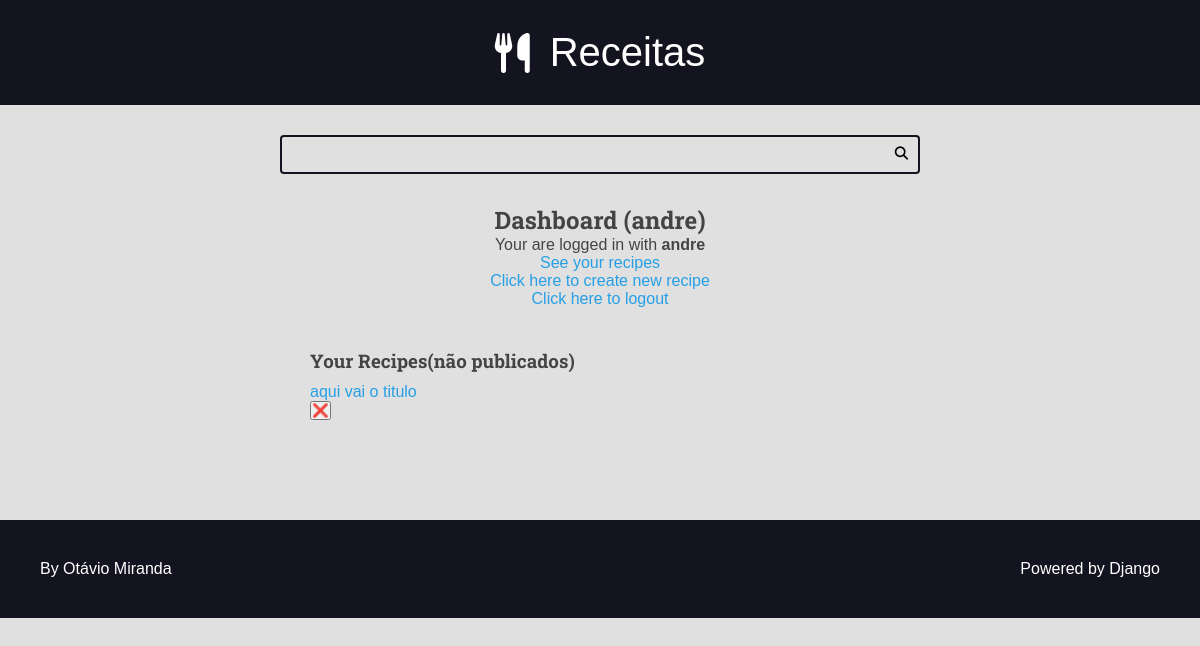
/authors/dashboard/ (signed in), run on an earlier commit of the app's database.
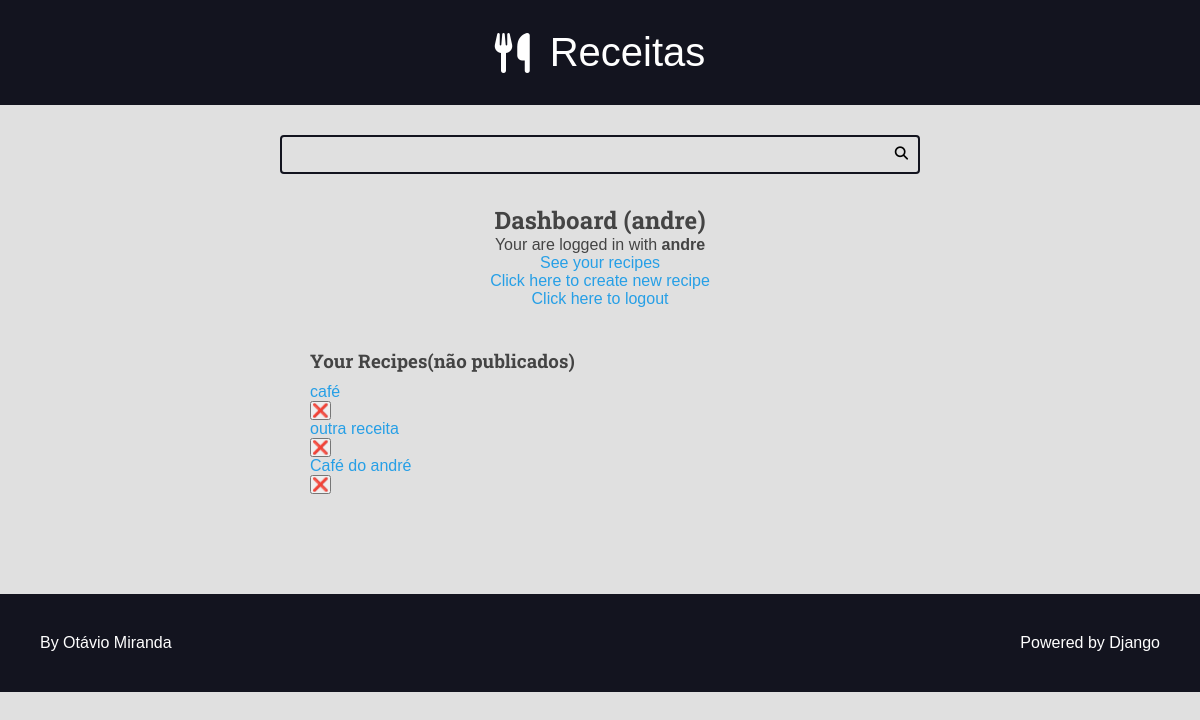
And on a later commit of the database.
### receitas/models.py (models this page shows, shortened)
class Recipe(models.Model):
    choices_preparation = (
        ('Minutos', 'Minutos'),
        ('Horas', 'Horas'),
    )
    choices_servings = (
        ('Porções', 'Porções'),
        ('Pessoas', 'Pessoas'),
        ('Pedaços', 'Pedaços'),
    )
    title = models.CharField(max_length = 32)
    description = models.CharField(max_length=85)
    slug = models.SlugField()
    preparation_time = models.IntegerField()
    preparation_time_unit = models.CharField(max_length=65, choices=choices_preparation)
    servings = models.IntegerField()
    servings_unit = models.CharField(max_length=65, choices=choices_servings)
    preparation_steps = models.TextField()
    preparation_steps_is_html = models.BooleanField(default = False)
    created_at = models.DateTimeField(auto_now_add = True)
    updated_at = models.DateTimeField(auto_now = True)
    is_published = models.BooleanField(default=False)
    cover = models.ImageField(upload_to='receitas/covers/%Y/%m/%d/', blank=True, default='')
    category = models.ForeignKey(Category, on_delete = models.SET_NULL, null = True, blank=True, default=None)
    author = models.ForeignKey(User, on_delete = models.SET_NULL, null = True)

### authors/views/all.py (the view)
# urls.py: path('dashboard/', views.dashboard, name="dashboard"),
@login_required(login_url='authors:login', redirect_field_name='next')
def dashboard(request):
    recipes = Recipe.objects.filter(
        is_published=False,
        author=request.user
        )
    return render(request, 'author/pages/dashboard.html', {'recipes': recipes})

### authors/templates/author/pages/dashboard.html (shortened to what this page needs)
{% extends 'global/base.html'%}
{% block content %}
<div class="main-content container">
    <div class="main-content center container" style="text-align: center;">
        <h2>Dashboard ({{ user }})</h2>
        {% include 'author/partials/login_message.html' %}
      <div class="authors-dashboard-container">
        <h3>Your Recipes(não publicados)</h3>
        <ul>
          {% for recipe in recipes %}
            <li>
              <a href="{% url 'authors:dashboard_recipe_edit' recipe.id %}">{{ recipe.title }}</a>
              <form class="inline-form form-delete" action="{% url 'authors:dashboard_recipe_delete'%}" method='POST'>
                <button class='plaintext-button' type='submit'>❌</button>
              </form>
            </li>
          {% empty %}
            <li>
              <p>Your do not recipes, please create one.</p>
            </li>
          {% endfor %}
        </ul>
      </div>
      </div>
</div>
{% endblock %}

### base_templates/global/base.html (shortened to what this page needs)
{% load static %}
{% include 'global/partials/head.html' %}
<!DOCTYPE html>
<html lang="pt-br">
<head>
    {% include 'global/partials/head.html' %}
</head>
<body>
    {% include 'global/partials/header.html' %}
    {% include 'global/partials/search.html' %}
    <main class="main-content-container">
        {% block content%}{% endblock %}
    </main>
    {% include 'global/partials/footer.html' %}
</body>
</html>

### base_templates/global/partials/head.html (shortened to what this page needs)
{% load static %}
    <link rel="stylesheet" href="https://cdnjs.cloudflare.com/ajax/libs/font-awesome/6.6.0/css/fontawesome.min.css" />
    <link rel="stylesheet" href="https://cdnjs.cloudflare.com/ajax/libs/font-awesome/6.6.0/css/brands.min.css" />
    <link rel="stylesheet" href="https://cdnjs.cloudflare.com/ajax/libs/font-awesome/6.6.0/css/solid.min.css" />
    <link rel="stylesheet" href="{% static 'global/css/styles.css' %}">

### base_templates/global/partials/header.html
<header class="main-header-container">
    <div class="main-header container">
        <a href="{% url 'recipes:home' %}" class="main-logo">
            <i class="fas fa-utensils main-logo-icon"></i>
            <span class="main-logo-text">Receitas</span>
        </a>
    </div>
 </header>

### base_templates/global/partials/search.html
<div class="search-container">
    <div class="container">
        <form action="{% url 'recipes:search' %}" class="search-form">
            <input type="search" class="search-input" name="q" values="{{ search_term }}" required>
            <button type="submit" class="search-button"><i class="fa fa-search"></i></button>
        </form>
    </div>
</div>

### authors/templates/author/partials/login_message.html
{% if request.user.is_authenticated %}
<p>
  Your are logged in with <strong>{{ request.user.username }}</strong>
</p>
<a href="{% url 'authors:dashboard' %}">See your recipes</a><br>
<a href="{% url 'authors:recipe_new' %}">Click here to create new recipe</a><br>
<a href="{% url 'authors:logout' %}">Click here to logout</a>
{% else %}
<p>faça login</p>
{% endif %}

### base_templates/global/partials/footer.html
<footer class="main-footer">
    <div class="developer">
      <a href="https://www.otaviomiranda.com.br/" target="_blank" rel="noreferrer noopener">By Otávio Miranda</a>
    </div>
    <div class="powered">
      <a href="https://www.djangoproject.com/" target="_blank" rel="noreferrer noopener">Powered by Django</a>
    </div>
  </footer>

### base_static/global/css/styles.css (style rules this page uses)
:root { --color-primary: #269fe6; --color-primary-hover: #2086c2; --color-primary-dark: #13141f; --color-primary-dark-hover: #212336; --color-primary-light: #d4ecfa; --color-primary-light-hover: #bdd8e7; --color-white: #fff; --color-black: #000; --color-dark-text: #444; --color-info-light: #cce5ff; --color-debug-light: #cce5ff; --color-success-light: #d4edda; --color-alert-light: #fff3cd; --color-warning-light: #fff3cd; --color-error-light: #f8d7da; --color-info-dark: #4d86c4; --color-debug-dark: #4d86c4; --color-success-dark: #4a9c5d; --color-alert-dark: #927f40; --color-warning-dark: #927f40; --color-error-dark: #da525d; --color-gray-0: #f9f9f9; --color-gray-1: #e0e0e0; --color-gray-2: #c7c7c7; --color-gray-3: #aeaeae; --color-gray-4: #959595; --color-gray-5: #7d7d7d; --color-gray-6: #646464; --color-gray-7: #4b4b4b; --color-gray-8: #323232; --color-gray-9: #191919; --font-primary: sans-serif; --font-headings: 'Roboto Slab', serif; --spacing-gutter-medium: 3rem; --spacing-gutter-large: 4rem; }
* { padding: 0; margin: 0; box-sizing: border-box; }
html { font-size: 62.5%; }
body { font-size: 1.6rem; font-family: var(--font-primary); background: var(--color-gray-1); color: var(--color-dark-text); }
h1, h2, h3, h4, h5, h6 { font-family: var(--font-headings); }
a { color: var(--color-primary); text-decoration: none; }
.container { max-width: 144rem; margin: 0 auto; padding: var(--spacing-gutter-medium); }
.main-header-container { background: var(--color-primary-dark); }
.main-logo { font-size: 4rem; color: var(--color-white); text-decoration: none; display: flex; flex-flow: row nowrap; align-items: center; justify-content: center; width: fit-content; margin: 0 auto; }
.main-logo-icon { margin-right: 2rem; }
.search-form { border: 0.2rem solid var(--color-primary-dark); max-width: 64rem; margin: 0 auto; border-radius: 0.4rem; position: relative; transition: all 300ms ease-in-out; }
.search-input, .search-button { border: none; background: none; outline: none; padding: 1rem; transition: all 300ms ease-in-out; }
.search-input { width: 100%; padding-right: 3rem; }
.search-button { position: absolute; top: 0; right: 0; }
.main-content { padding-top: 0; }
.main-footer { display: flex; align-items: center; justify-content: space-between; background: var(--color-primary-dark); color: var(--color-white); padding: var(--spacing-gutter-large); }
.main-footer a { color: var(--color-white); text-decoration: none; transition: all 300ms ease-in-out; }
.authors-dashboard-container { max-width: 64rem; text-align: left; padding: var(--spacing-gutter-medium); margin: 0 auto; }
.authors-dashboard-container h3, .authors-dashboard-container p, .authors-dashboard-container ul { list-style-type: None; margin: 1rem 0; }

What changed in the data, as far as the page shows it:
removed Recipe: title "aqui vai o titulo"
now on this page (row edited): Recipe: title "café"
now on this page (row edited): Recipe: title "outra receita"
now on this page (row edited): Recipe: title "Café do andré"
